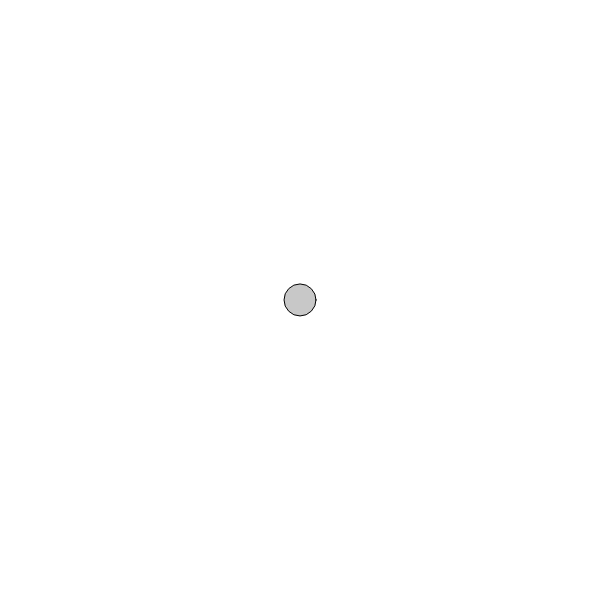
Frame 1 (no input)
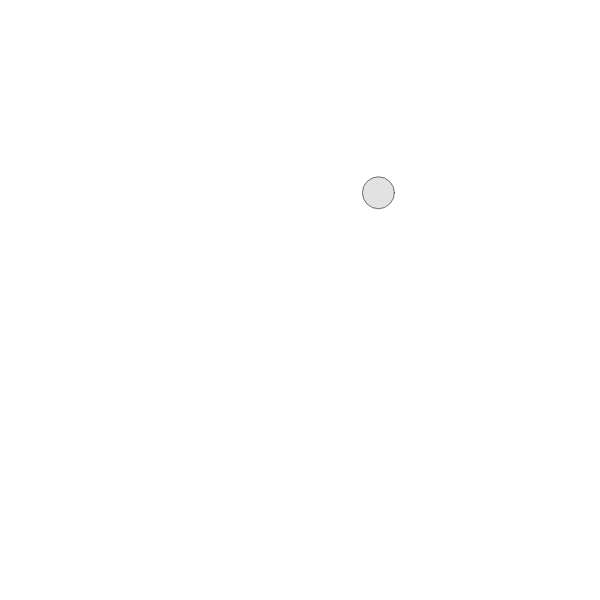
Frame 60 (no input)
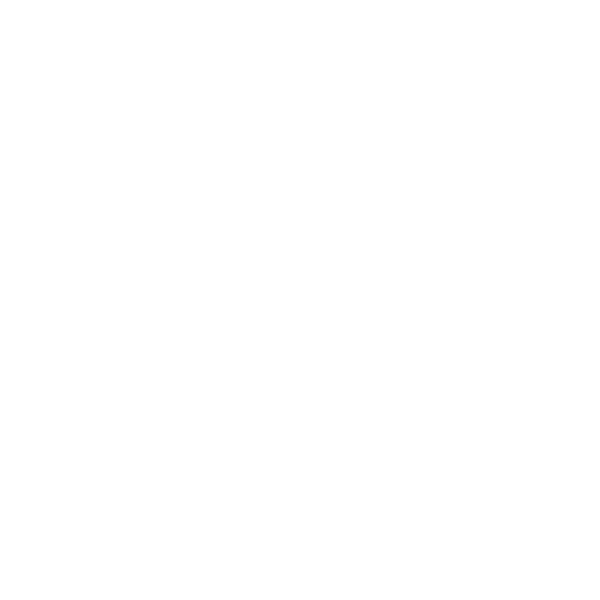
Frame 120 (the mouse pressed at the canvas centre since frame 60)

The p5.js sketch that drew these frames (run headless with seeded random() and noise() and a simulated clock; from frame 60 on, the mouse is pressed at the canvas centre):

// p5.js sketch
// ── sketch.js
let ps;

function setup() {
  createCanvas(600, 600);
  ps = new ParticleSystem(createVector(width / 2, height / 2));
  ps.addParticle();
}

function draw() {
  background(255);
  ps.run();
}

function mouseClicked() {
  ps.origin = createVector(mouseX, mouseY);
  ps.addParticle();
}

function mouseDragged() {
  ps.origin = createVector(mouseX, mouseY);
  ps.addParticle();
}

class ParticleSystem {
  constructor(l) {
    this.particles = [];
    this.origin = l;
  }

  run() {
    this.updateParticles();
  }

  updateParticles() {
    for (const particle of this.particles) {
      particle.run();
    }
    this.removeDead();
  }

  addParticle() {
    this.particles.push(new Particle(this.origin));
  }

  removeDead() {
    for (let i = this.particles.length - 1; i >= 0; i--) {
      if (this.particles[i].isDead) {
        this.particles.splice(i, 1);
      }
    }
  }
}

class Particle {
  constructor(pos) {
    this.position = pos;
    this.velocity = createVector();
    this.acceleration = createVector(random(-0.1, 0.1), random(-0.1, 0.1));
    this.lifespan = 255;
    this.isDead = false;
  }

  run() {
    this.update();
    this.display();
  }

  update() {
    this.velocity.add(this.acceleration);
    this.position.add(this.velocity);
    if (this.lifespan <= 0.0) {
      this.isDead = true;
    }
    this.lifespan -= 2;
  }

  display() {
    stroke(0, this.lifespan);
    fill(200, this.lifespan);
    ellipse(this.position.x, this.position.y, 32);
  }

}
